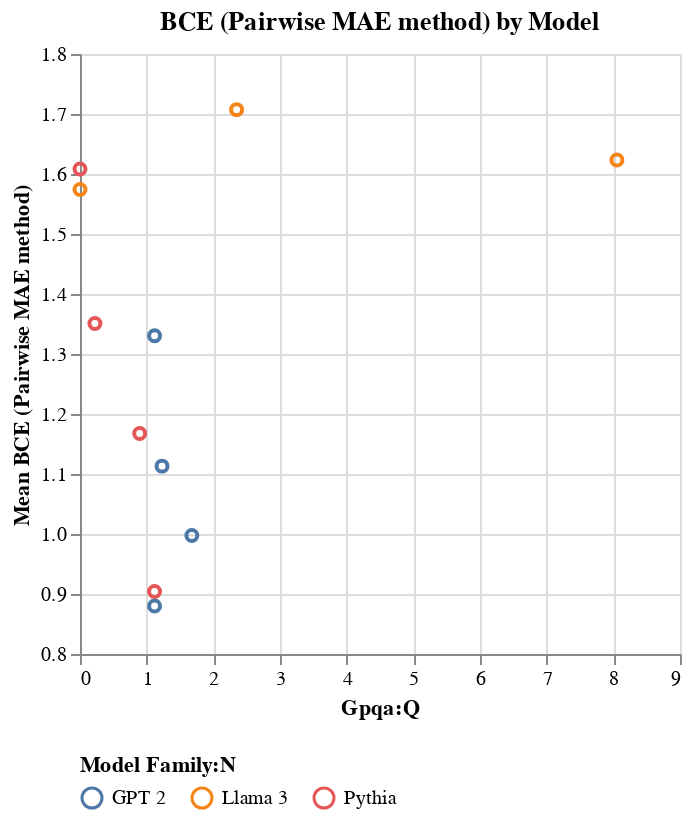

The code cell stored with this chart in its notebook:
### Code cell
config = VisualisationConfig(
    plot_fn=alt.Chart.mark_point,
    fig_title="BCE (Pairwise MAE method) by Model",
    x_category="GPQA:Q",
    y_category="mean(BCE (Pairwise MAE)):Q",
    color_category="Model Family:N",
    tooltip_fields=[
        alt.Tooltip("Language Model:N", title="Model"),
        alt.Tooltip("Model Family:N", title="Family"),
        alt.Tooltip("mean(BCE (Pairwise MAE)):Q", title="Mean BCE", format=".3f"),
        alt.Tooltip("median():Q", title="Median", format=".3f"),
        alt.Tooltip("mean():Q", title="Mean", format=".3f"),
        alt.Tooltip("count():Q", title="Count", format="d"),
    ],
    titles={
        "mean(BCE (Pairwise MAE)):Q": "Mean BCE (Pairwise MAE method)",
        "model_name": "Language Model",
    },
    scale={
        "Model Size:Q": {"type": "log"},
        "mean(BCE (Pairwise MAE)):Q": {"zero": False},
    },
    chart_properties={
        "resolve": {"scale": {"x": "independent", "y": "shared"}},
    },
    legend_config={"columns": 5, "orient": "bottom"},
)

chart_mse = visualize(bce_mae_analyzer.df, config=config)

chart_mse.show()

### Figure 1 — Vega specification as saved in the notebook (floating-point values rounded to 4 significant figures)
{"$schema": "https://vega.github.io/schema/vega/v5.json", "data": [{"name": "source_0", "values": [{"GPQA": 1.119, "Language Model": "GPT-2-S", "Model Family": "GPT 2", "__count": 396, "mean_BCE (Pairwise MAE)": 0.88}, {"GPQA": 1.678, "Language Model": "GPT-2-M", "Model Family": "GPT 2", "__count": 396, "mean_BCE (Pairwise MAE)": 0.9974}, {"GPQA": 1.23, "Language Model": "GPT-2-L", "Model Family": "GPT 2", "__count": 396, "mean_BCE (Pairwise MAE)": 1.113}, {"GPQA": 1.119, "Language Model": "GPT-2-XL", "Model Family": "GPT 2", "__count": 396, "mean_BCE (Pairwise MAE)": 1.33}, {"GPQA": 0.0, "Language Model": "Llama3.2-1B", "Model Family": "Llama 3", "__count": 396, "mean_BCE (Pairwise MAE)": 1.574}, {"GPQA": 2.349, "Language Model": "Llama3.2-3B", "Model Family": "Llama 3", "__count": 396, "mean_BCE (Pairwise MAE)": 1.707}, {"GPQA": 8.054, "Language Model": "Llama3.1-8B", "Model Family": "Llama 3", "__count": 396, "mean_BCE (Pairwise MAE)": 1.623}, {"GPQA": 1.119, "Language Model": "Pythia-160M", "Model Family": "Pythia", "__count": 396, "mean_BCE (Pairwise MAE)": 0.9043}, {"GPQA": 0.8949, "Language Model": "Pythia-1B", "Model Family": "Pythia", "__count": 396, "mean_BCE (Pairwise MAE)": 1.167}, {"GPQA": 0.2237, "Language Model": "Pythia-6.9B", "Model Family": "Pythia", "__count": 396, "mean_BCE (Pairwise MAE)": 1.351}, {"GPQA": 0.0, "Language Model": "Pythia-12B", "Model Family": "Pythia", "__count": 396, "mean_BCE (Pairwise MAE)": 1.608}]}, {"name": "source_0_x_domain_GPQA", "values": [{"min": 0.0, "max": 8.054}]}, {"name": "source_0_y_domain_mean_BCE (Pairwise MAE)", "values": [{"min": 0.88, "max": 1.707}]}, {"name": "source_0_color_domain_Model Family", "values": [{"Model Family": "GPT 2"}, {"Model Family": "Llama 3"}, {"Model Family": "Pythia"}]}], "marks": [{"type": "symbol", "name": "marks", "from": {"data": "source_0"}, "encode": {"update": {"tooltip": {"signal": "{\"Model\": isValid(datum[\"Language Model\"]) ? datum[\"Language Model\"] : \"\"+datum[\"Language Model\"], \"Family\": isValid(datum[\"Model Family\"]) ? datum[\"Model Family\"] : \"\"+datum[\"Model Family\"], \"Mean BCE\": format(datum[\"mean_BCE (Pairwise MAE)\"], \".3f\"), \"Count\": format(datum[\"__count\"], \"d\")}"}, "x": {"field": "GPQA", "scale": "x"}, "y": {"field": "mean_BCE (Pairwise MAE)", "scale": "y"}, "fill": {"value": "transparent"}, "stroke": {"field": "Model Family", "scale": "color"}}}, "style": ["point"]}], "scales": [{"name": "x", "type": "linear", "domain": [{"signal": "(data(\"source_0_x_domain_GPQA\")[0] || {}).min"}, {"signal": "(data(\"source_0_x_domain_GPQA\")[0] || {}).max"}], "range": [0, {"signal": "width"}], "zero": true, "nice": true}, {"name": "y", "type": "linear", "domain": [{"signal": "(data(\"source_0_y_domain_mean_BCE (Pairwise MAE)\")[0] || {}).min"}, {"signal": "(data(\"source_0_y_domain_mean_BCE (Pairwise MAE)\")[0] || {}).max"}], "range": [{"signal": "height"}, 0], "zero": false, "nice": true}, {"name": "color", "type": "ordinal", "domain": {"data": "source_0_color_domain_Model Family", "field": "Model Family"}, "range": "category"}], "axes": [{"scale": "x", "domain": false, "labels": false, "ticks": false, "aria": false, "maxExtent": 0, "minExtent": 0, "zindex": 0, "orient": "bottom", "gridScale": "y", "tickCount": {"signal": "ceil(width/40)"}, "grid": true}, {"scale": "y", "labels": false, "grid": true, "tickCount": {"signal": "ceil(height/40)"}, "aria": false, "domain": false, "maxExtent": 0, "gridScale": "x", "orient": "left", "ticks": false, "minExtent": 0, "zindex": 0}, {"scale": "x", "grid": false, "labelFlush": true, "labelOverlap": true, "zindex": 0, "orient": "bottom", "tickCount": {"signal": "ceil(width/40)"}, "title": "Gpqa:Q"}, {"scale": "y", "title": "Mean BCE (Pairwise MAE method)", "orient": "left", "labelOverlap": true, "zindex": 0, "tickCount": {"signal": "ceil(height/40)"}, "grid": false}], "title": {"text": "BCE (Pairwise MAE method) by Model", "frame": "group"}, "background": "white", "style": "cell", "legends": [{"columns": 5, "orient": "bottom", "title": "Model Family:N", "stroke": "color", "direction": "horizontal", "symbolType": "circle", "encode": {"symbols": {"update": {"fill": {"value": "transparent"}}}}}], "padding": 5, "width": 300, "height": 300}
